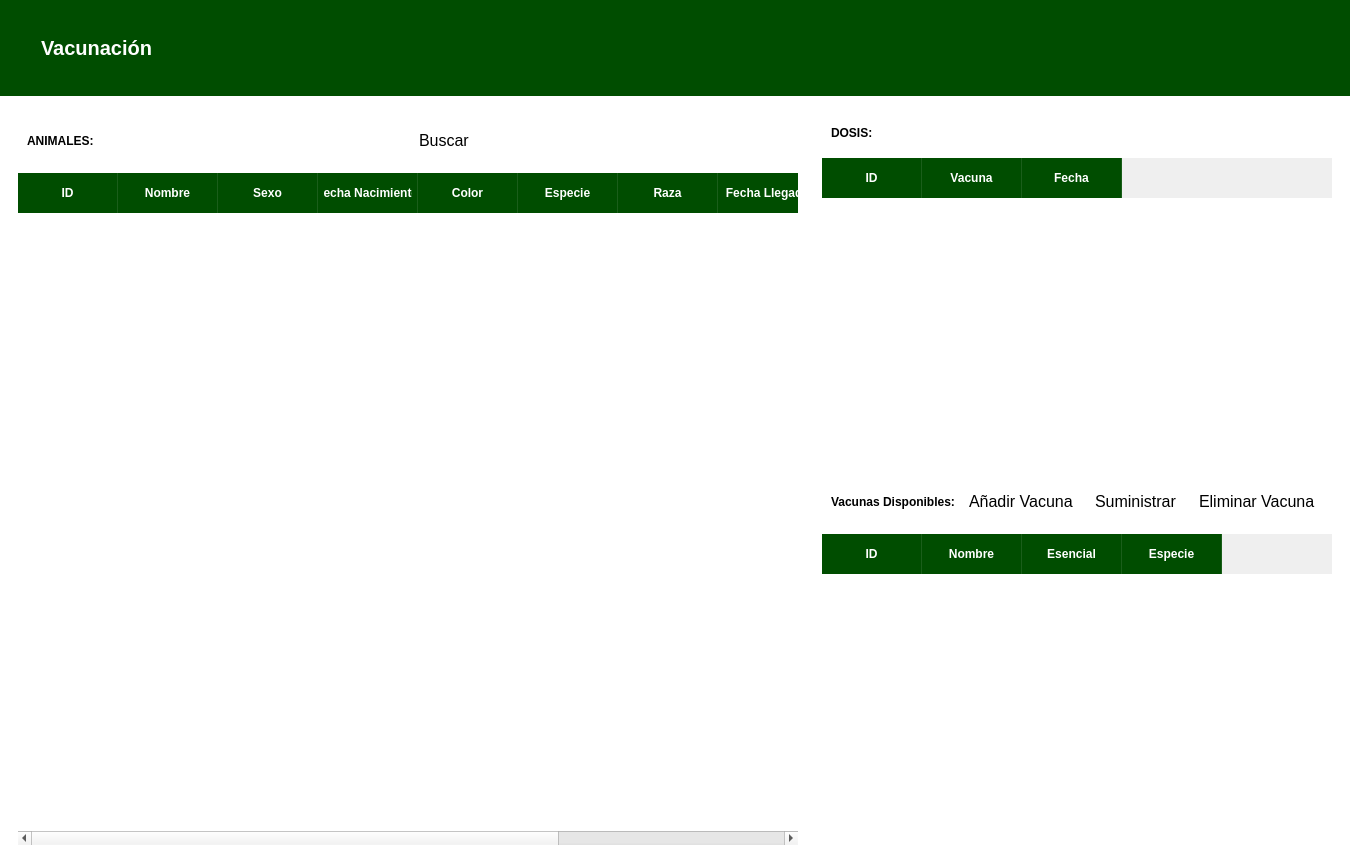
<?xml version="1.0" encoding="UTF-8"?>
<ui version="4.0">
 <class>MainWindow</class>
 <widget class="QMainWindow" name="MainWindow">
  <property name="geometry">
   <rect>
    <x>0</x>
    <y>0</y>
    <width>1350</width>
    <height>863</height>
   </rect>
  </property>
  <property name="windowTitle">
   <string>MainWindow</string>
  </property>
  <widget class="QWidget" name="centralwidget">
   <property name="styleSheet">
    <string notr="true">.QFrame {
    border: none;
    padding: 0px;
    margin: 0px;
}</string>
   </property>
   <layout class="QHBoxLayout" name="horizontalLayout" stretch="8">
    <property name="spacing">
     <number>0</number>
    </property>
    <property name="leftMargin">
     <number>0</number>
    </property>
    <property name="topMargin">
     <number>0</number>
    </property>
    <property name="rightMargin">
     <number>0</number>
    </property>
    <property name="bottomMargin">
     <number>0</number>
    </property>
    <item>
     <widget class="QFrame" name="frame">
      <property name="frameShape">
       <enum>QFrame::StyledPanel</enum>
      </property>
      <property name="frameShadow">
       <enum>QFrame::Raised</enum>
      </property>
      <layout class="QVBoxLayout" name="verticalLayout_2" stretch="1,8">
       <property name="spacing">
        <number>0</number>
       </property>
       <property name="leftMargin">
        <number>0</number>
       </property>
       <property name="topMargin">
        <number>0</number>
       </property>
       <property name="rightMargin">
        <number>0</number>
       </property>
       <property name="bottomMargin">
        <number>0</number>
       </property>
       <item>
        <widget class="QFrame" name="frame_superior">
         <property name="styleSheet">
          <string notr="true">#frame_superior{
	background-color: #004d00
}

#titulo{
	color: white; 
	font-size: 20px; 
	font-weight: bold; 
}</string>
         </property>
         <property name="frameShape">
          <enum>QFrame::StyledPanel</enum>
         </property>
         <property name="frameShadow">
          <enum>QFrame::Raised</enum>
         </property>
         <layout class="QHBoxLayout" name="horizontalLayout_5">
          <property name="leftMargin">
           <number>15</number>
          </property>
          <item>
           <widget class="QLabel" name="label_4">
            <property name="minimumSize">
             <size>
              <width>20</width>
              <height>20</height>
             </size>
            </property>
            <property name="maximumSize">
             <size>
              <width>40</width>
              <height>40</height>
             </size>
            </property>
            <property name="text">
             <string/>
            </property>
            <property name="pixmap">
             <pixmap>img/salud.png</pixmap>
            </property>
            <property name="scaledContents">
             <bool>true</bool>
            </property>
           </widget>
          </item>
          <item>
           <widget class="QLabel" name="titulo">
            <property name="text">
             <string>Vacunación</string>
            </property>
           </widget>
          </item>
          <item>
           <spacer name="horizontalSpacer_4">
            <property name="orientation">
             <enum>Qt::Horizontal</enum>
            </property>
            <property name="sizeHint" stdset="0">
             <size>
              <width>776</width>
              <height>20</height>
             </size>
            </property>
           </spacer>
          </item>
         </layout>
        </widget>
       </item>
       <item>
        <widget class="QFrame" name="frame_2">
         <property name="styleSheet">
          <string notr="true">.QFrame{
	background-color:white;
}

/* Estilo general de la tabla */
QTableWidget {
    background-color: white;
    gridline-color: #dcdcdc; /* Color de las líneas de la cuadrícula */
    border: none;
    alternate-background-color: #efefef; /* Color de las filas grises */
    selection-background-color: #a8d5a2; /* Color cuando seleccionas una fila */
    color: #333333; /* Color del texto de los datos */
}

/* Estilo de los encabezados (La parte superior verde) */
QHeaderView::section {
    background-color: #004d00; /* Verde oscuro como el de tu banner */
    color: white;
    padding: 5px;
    font-weight: bold;
    border: none;
    border-right: 1px solid #1a5e1a; /* Línea divisoria entre columnas */
    height: 30px;
}

/* Estilo para que los datos se vean más limpios */
QTableWidget::item {
    padding: 5px;
}

QPushButton {
    background-color: transparent;
    text-align: left;
    padding: 8px;
    font-size: 16px;
    border: none;
}

QPushButton:hover {
    background-color: #efefef;
}</string>
         </property>
         <property name="frameShape">
          <enum>QFrame::StyledPanel</enum>
         </property>
         <property name="frameShadow">
          <enum>QFrame::Raised</enum>
         </property>
         <layout class="QHBoxLayout" name="horizontalLayout_2" stretch="2,1">
          <item>
           <widget class="QFrame" name="frame_9">
            <property name="frameShape">
             <enum>QFrame::StyledPanel</enum>
            </property>
            <property name="frameShadow">
             <enum>QFrame::Raised</enum>
            </property>
            <layout class="QVBoxLayout" name="verticalLayout_12">
             <item>
              <widget class="QFrame" name="frame_11">
               <property name="frameShape">
                <enum>QFrame::StyledPanel</enum>
               </property>
               <property name="frameShadow">
                <enum>QFrame::Raised</enum>
               </property>
               <layout class="QHBoxLayout" name="horizontalLayout_10">
                <item>
                 <widget class="QLabel" name="label_6">
                  <property name="font">
                   <font>
                    <pointsize>9</pointsize>
                    <weight>75</weight>
                    <bold>true</bold>
                   </font>
                  </property>
                  <property name="text">
                   <string>ANIMALES:</string>
                  </property>
                 </widget>
                </item>
                <item>
                 <spacer name="horizontalSpacer_10">
                  <property name="orientation">
                   <enum>Qt::Horizontal</enum>
                  </property>
                  <property name="sizeHint" stdset="0">
                   <size>
                    <width>214</width>
                    <height>20</height>
                   </size>
                  </property>
                 </spacer>
                </item>
                <item>
                 <widget class="QPushButton" name="btn_buscar">
                  <property name="text">
                   <string>Buscar</string>
                  </property>
                  <property name="icon">
                   <iconset>
                    <normaloff>img/lupa.png</normaloff>img/lupa.png</iconset>
                  </property>
                 </widget>
                </item>
                <item>
                 <spacer name="horizontalSpacer_14">
                  <property name="orientation">
                   <enum>Qt::Horizontal</enum>
                  </property>
                  <property name="sizeHint" stdset="0">
                   <size>
                    <width>40</width>
                    <height>20</height>
                   </size>
                  </property>
                 </spacer>
                </item>
               </layout>
              </widget>
             </item>
             <item>
              <widget class="QTableWidget" name="tabla_vacunacionAnimales">
               <property name="editTriggers">
                <set>QAbstractItemView::NoEditTriggers</set>
               </property>
               <property name="alternatingRowColors">
                <bool>true</bool>
               </property>
               <property name="selectionBehavior">
                <enum>QAbstractItemView::SelectRows</enum>
               </property>
               <attribute name="verticalHeaderVisible">
                <bool>false</bool>
               </attribute>
               <column>
                <property name="text">
                 <string>ID</string>
                </property>
               </column>
               <column>
                <property name="text">
                 <string>Nombre</string>
                </property>
               </column>
               <column>
                <property name="text">
                 <string>Sexo</string>
                </property>
               </column>
               <column>
                <property name="text">
                 <string>Fecha Nacimiento</string>
                </property>
               </column>
               <column>
                <property name="text">
                 <string>Color</string>
                </property>
               </column>
               <column>
                <property name="text">
                 <string>Especie</string>
                </property>
               </column>
               <column>
                <property name="text">
                 <string>Raza</string>
                </property>
               </column>
               <column>
                <property name="text">
                 <string>Fecha Llegada</string>
                </property>
               </column>
               <column>
                <property name="text">
                 <string>Fecha Adopcion</string>
                </property>
               </column>
               <column>
                <property name="text">
                 <string>Caracteristicas</string>
                </property>
               </column>
              </widget>
             </item>
            </layout>
           </widget>
          </item>
          <item>
           <widget class="QFrame" name="frame_10">
            <property name="frameShape">
             <enum>QFrame::StyledPanel</enum>
            </property>
            <property name="frameShadow">
             <enum>QFrame::Raised</enum>
            </property>
            <layout class="QVBoxLayout" name="verticalLayout_13">
             <item>
              <widget class="QFrame" name="frame_12">
               <property name="frameShape">
                <enum>QFrame::StyledPanel</enum>
               </property>
               <property name="frameShadow">
                <enum>QFrame::Raised</enum>
               </property>
               <layout class="QHBoxLayout" name="horizontalLayout_12">
                <item>
                 <widget class="QLabel" name="label_7">
                  <property name="font">
                   <font>
                    <pointsize>9</pointsize>
                    <weight>75</weight>
                    <bold>true</bold>
                   </font>
                  </property>
                  <property name="text">
                   <string>DOSIS:</string>
                  </property>
                 </widget>
                </item>
                <item>
                 <spacer name="horizontalSpacer_11">
                  <property name="orientation">
                   <enum>Qt::Horizontal</enum>
                  </property>
                  <property name="sizeHint" stdset="0">
                   <size>
                    <width>384</width>
                    <height>20</height>
                   </size>
                  </property>
                 </spacer>
                </item>
               </layout>
              </widget>
             </item>
             <item>
              <widget class="QTableWidget" name="tabla_dosis">
               <property name="editTriggers">
                <set>QAbstractItemView::NoEditTriggers</set>
               </property>
               <property name="alternatingRowColors">
                <bool>true</bool>
               </property>
               <property name="selectionBehavior">
                <enum>QAbstractItemView::SelectRows</enum>
               </property>
               <attribute name="verticalHeaderVisible">
                <bool>false</bool>
               </attribute>
               <column>
                <property name="text">
                 <string>ID</string>
                </property>
               </column>
               <column>
                <property name="text">
                 <string>Vacuna</string>
                </property>
               </column>
               <column>
                <property name="text">
                 <string>Fecha</string>
                </property>
               </column>
              </widget>
             </item>
             <item>
              <widget class="QFrame" name="frame_13">
               <property name="frameShape">
                <enum>QFrame::StyledPanel</enum>
               </property>
               <property name="frameShadow">
                <enum>QFrame::Raised</enum>
               </property>
               <layout class="QHBoxLayout" name="horizontalLayout_11">
                <item>
                 <widget class="QLabel" name="label_8">
                  <property name="font">
                   <font>
                    <pointsize>9</pointsize>
                    <weight>75</weight>
                    <bold>true</bold>
                   </font>
                  </property>
                  <property name="text">
                   <string>Vacunas Disponibles:</string>
                  </property>
                 </widget>
                </item>
                <item>
                 <spacer name="horizontalSpacer_12">
                  <property name="orientation">
                   <enum>Qt::Horizontal</enum>
                  </property>
                  <property name="sizeHint" stdset="0">
                   <size>
                    <width>117</width>
                    <height>20</height>
                   </size>
                  </property>
                 </spacer>
                </item>
                <item>
                 <widget class="QPushButton" name="btn_anadir">
                  <property name="text">
                   <string>Añadir Vacuna</string>
                  </property>
                  <property name="icon">
                   <iconset>
                    <normaloff>img/anadir.png</normaloff>img/anadir.png</iconset>
                  </property>
                 </widget>
                </item>
                <item>
                 <widget class="QPushButton" name="btn_suministrar">
                  <property name="text">
                   <string>Suministrar</string>
                  </property>
                  <property name="icon">
                   <iconset>
                    <normaloff>img/jeringa.png</normaloff>img/jeringa.png</iconset>
                  </property>
                 </widget>
                </item>
                <item>
                 <widget class="QPushButton" name="btn_eliminar">
                  <property name="text">
                   <string>Eliminar Vacuna</string>
                  </property>
                  <property name="icon">
                   <iconset>
                    <normaloff>img/borrar.png</normaloff>img/borrar.png</iconset>
                  </property>
                 </widget>
                </item>
                <item>
                 <spacer name="horizontalSpacer_13">
                  <property name="orientation">
                   <enum>Qt::Horizontal</enum>
                  </property>
                  <property name="sizeHint" stdset="0">
                   <size>
                    <width>40</width>
                    <height>20</height>
                   </size>
                  </property>
                 </spacer>
                </item>
               </layout>
              </widget>
             </item>
             <item>
              <widget class="QTableWidget" name="tabla_vacunas">
               <property name="editTriggers">
                <set>QAbstractItemView::NoEditTriggers</set>
               </property>
               <property name="alternatingRowColors">
                <bool>true</bool>
               </property>
               <property name="selectionBehavior">
                <enum>QAbstractItemView::SelectRows</enum>
               </property>
               <attribute name="verticalHeaderVisible">
                <bool>false</bool>
               </attribute>
               <column>
                <property name="text">
                 <string>ID</string>
                </property>
               </column>
               <column>
                <property name="text">
                 <string>Nombre</string>
                </property>
               </column>
               <column>
                <property name="text">
                 <string>Esencial</string>
                </property>
               </column>
               <column>
                <property name="text">
                 <string>Especie</string>
                </property>
               </column>
              </widget>
             </item>
            </layout>
           </widget>
          </item>
         </layout>
        </widget>
       </item>
      </layout>
     </widget>
    </item>
   </layout>
  </widget>
 </widget>
 <resources/>
 <connections/>
</ui>
